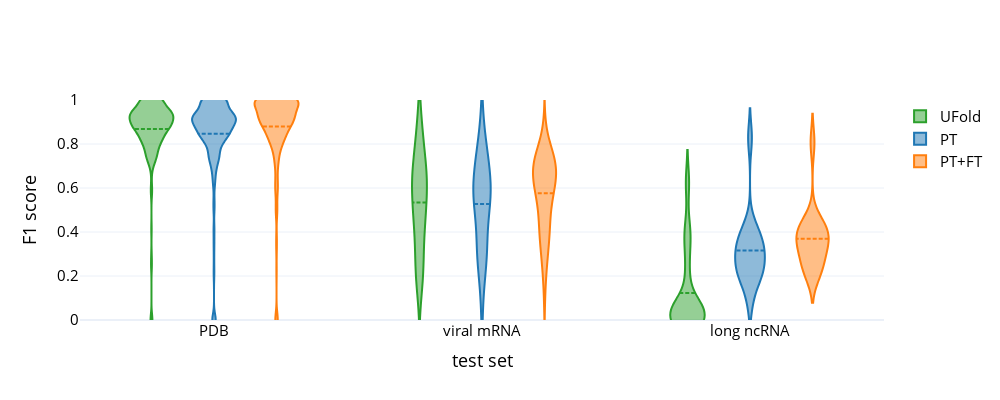

Notebook source saved alongside this figure:
### Code cell
# Creat a box plot with plotly
import plotly.graph_objects as go
from plotly.subplots import make_subplots
import plotly.express as px
fig = make_subplots(rows=1, cols=1, shared_xaxes=True)

colors = px.colors.qualitative.D3
    
# UFold results
fig.add_trace(go.Violin(x=result_UFold['dataset'], y=result_UFold['F1'], 
                        name='UFold', marker_color=colors[2], 
                        meanline_visible=True, points=False))

for i, model in enumerate(['PT', 'PT+FT']):
    results_dataset = data_comparison[data_comparison['model']==model]
    fig.add_trace(go.Violin(x=results_dataset['dataset'], y=results_dataset['f1'], 
                            name=model, marker_color=colors[i], 
                            meanline_visible=True, points=False))
    
fig.update_layout(
                # title='F1 score on test sets for pretraining vs pretraining + fine-tuning models', 
                yaxis_title='F1 score', xaxis_title='test set',
                  violinmode='group', yaxis_range=[0, 1],
                  width=1000, height=400,
                  template='plotly_white', font_size=15, font_color='black',)
# fig.update_xaxes(categoryorder='array', categoryarray= ['RNAstructure', 'EternaFold', 'MXFold2', 'UFold'])
fig.show()

### Figure 1 — Plotly figure (JSON) as saved in the notebook; plotly's stock layout.template omitted (floating-point values rounded to 4 significant figures; data arrays with more than 128 entries replaced by an {"elided": "..."} marker saying what was removed)
{"data": [{"marker": {"color": "#2CA02C"}, "meanline": {"visible": true}, "name": "UFold", "points": false, "type": "violin", "x": {"elided": "419 str values"}, "y": {"elided": "419 float values"}}, {"marker": {"color": "#1F77B4"}, "meanline": {"visible": true}, "name": "PT", "points": false, "type": "violin", "x": {"elided": "429 str values"}, "y": {"elided": "429 float values"}}, {"marker": {"color": "#FF7F0E"}, "meanline": {"visible": true}, "name": "PT+FT", "points": false, "type": "violin", "x": {"elided": "429 str values"}, "y": {"elided": "429 float values"}}], "layout": {"font": {"color": "black", "size": 15}, "height": 400, "violinmode": "group", "width": 1000, "xaxis": {"anchor": "y", "domain": [0, 1], "title": {"text": "test set"}}, "yaxis": {"anchor": "x", "domain": [0, 1], "range": [0, 1], "title": {"text": "F1 score"}}}}
